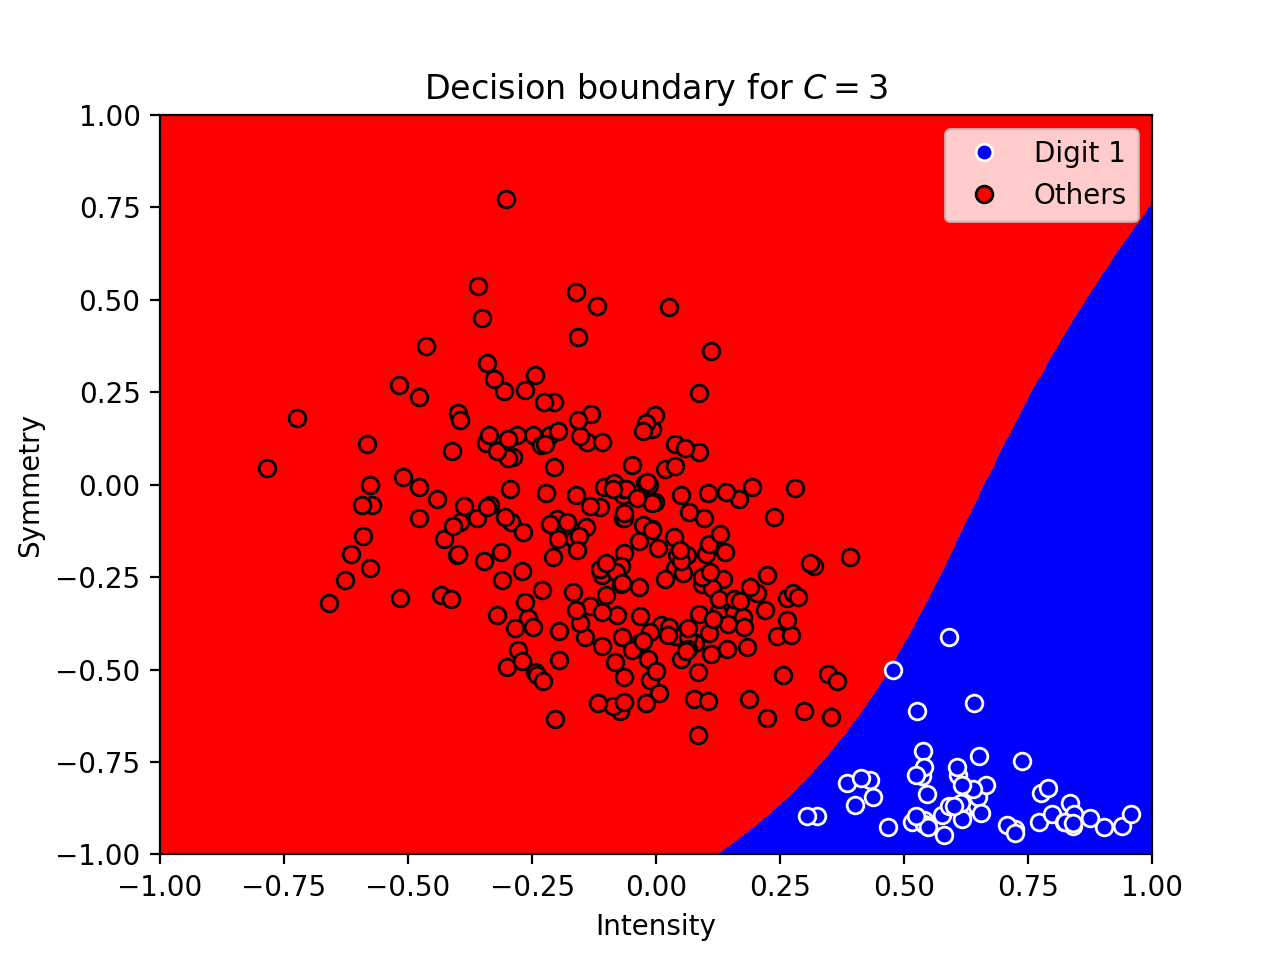

Python code for this plot:
import numpy as np
import matplotlib.pyplot as plt
from sklearn import svm
from sklearn.model_selection import LeaveOneOut

# calculate symmetry about y-axis and x-axis
def getSymmetry(array):
    #"""
    val0 = 0
    for i in range(0,8):
        for j in range(0, 16):
            val0 += abs(float(array[j*16 + i]) - float(array[(j+1)*16 - (i + 1)]))
    val0 /=128
    #"""
    val1 = 0
    for i in range(0,16):
        for j in range(0,8):
            val1 += abs(float(array[j*16 + i]) - float(array[(15 - j)*16 - i]))
    val1 /=128
    return val1 + val0

def getIntensity(array):
    val = 0
    for i in range(0,256):
        val += abs(float(array[i]))
    return val

def classify():
    ones_x = []
    ones_y = []
    other_x = []
    other_y = []
    xs = []
    ys = []
    X = []
    Y = []
    #normalization
    #=====================================#

    #new.test
    #ZipDigits.combine
    #f = open('ZipDigits.combine', 'r')
    f = open('new.train', 'r')
    for line in f:
        line = line.split(' ')
        y = getSymmetry(line[1:-1])
        x = getIntensity(line[1:-1])
        xs.append(x)
        ys.append(y)
        if line[0] == '1.0000':
            ones_y.append(y)
            ones_x.append(x)
        else:
            other_y.append(y)
            other_x.append(x)
    f.close()
    f = open('new.test', 'r')
    for line in f:
        line = line.split(' ')
        y = getSymmetry(line[1:-1])
        x = getIntensity(line[1:-1])
        xs.append(x)
        ys.append(y)
    f.close()
    xs = np.array(xs)
    ys = np.array(ys)
    ones_x = np.array(ones_x)
    ones_x = 2 * (ones_x - xs.min())/xs.ptp() - 1
    ones_y = np.array(ones_y)
    ones_y = 2 * (ones_y - ys.min())/ys.ptp() - 1
    other_x = np.array(other_x)
    other_x = 2 * (other_x - xs.min())/xs.ptp() - 1
    other_y = np.array(other_y)
    other_y = 2 * (other_y - ys.min())/ys.ptp() - 1
    ones, = plt.plot(ones_x, ones_y, 'bo', markeredgecolor='w', label="Digit 1")
    others, = plt.plot(other_x, other_y, 'ro', markeredgecolor='k', label="Others")
    #load data
    #=====================================#
    for i in range(len(ones_x)):
        ptx = [ones_x[i], ones_y[i]]
        Y.append(1)
        X.append(ptx)
    for i in range(len(other_y)):
        ptx = [other_x[i], other_y[i]]
        Y.append(-1)
        X.append(ptx)
    X = np.array(X)
    Y = np.array(Y)


    xt = []
    yt = []
    data_test = []
    f = open('new.test', 'r')
    for line in f:
        line = line.split(' ')
        y = getSymmetry(line[1:-1])
        x = getIntensity(line[1:-1])
        if line[0] == '1.0000':
            data_test.append((x,y,1))
        else:
            data_test.append((x,y,-1))
    f.close()
    for i in data_test:
        x = 2 * (i[0] - xs.min())/xs.ptp() - 1
        y = 2 * (i[1] - ys.min())/ys.ptp() - 1
        ptx = [x, y]
        xt.append(ptx)
        label = i[2]
        yt.append(label)
    Xt = np.array(xt)
    Yt = np.array(yt)
    model = svm.SVC(kernel='poly', degree=8, coef0 =1,C=3)
    model.fit(X,Y)
    py = model.predict(Xt)
    error = len(Yt) - np.sum(py == Yt)
    print("Etest: ", float(error)/len(Yt))
    """
    loo = LeaveOneOut()
    for c in range(50):
        model = svm.SVC(kernel='poly', degree=8, coef0 =1,C=(c+1))
        error = 0
        for train_index, test_index in loo.split(X):
            X_train, X_test = X[train_index], X[test_index]
            Y_train, Y_test = Y[train_index], Y[test_index]
            model.fit(X_train,Y_train)
            py = model.predict(X_test)
            error += (1 - np.sum(py == Y_test))
        print("C: ", (c+1))
        print("Etest: ", float(error)/test_index)
    """
    X, Y=np.meshgrid(np.arange(-1, 1, 0.001),
                         np.arange(-1, 1, 0.001))
    x_len, y_len = np.shape(X)
    tptx = []
    for i in range(x_len):
        for j in range(y_len):
            px = X[i][j]
            py = Y[i][j]
            ptx = [px, py]
            tptx.append(ptx)
    Z = model.predict(tptx)
    Z = Z.reshape(X.shape)
    plt.xlabel('Intensity')
    plt.ylabel('Symmetry')
    CS = plt.contourf(X, Y, Z, colors=('r', 'b'))
    plt.title("Decision boundary for $C = 3$")
    #plt.grid()
    plt.legend(loc='upper right')
    plt.show()
#"""

if __name__ == "__main__":
    classify()
